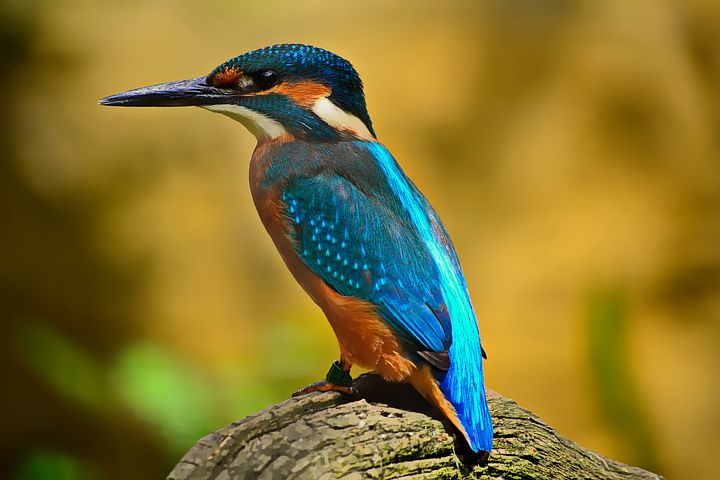
#> input picture images/bird.png, 720 x 480 px
$ jupyter execute 2348542_Lab_2.ipynb
#> lines starting #> are read from the running program, lines starting #| are printed output that depends on the picture
# Lab-2

Name: Purusharth Malik

Registration No.: 2348542

# Affine Transformations

[cell 1]
import numpy as np
import cv2
import matplotlib.pyplot as plt

def plot_image(img, title, og_im = cv2.cvtColor(cv2.imread('images/bird.png'), cv2.COLOR_BGR2RGB)):
    fig, ax = plt.subplots(1, 2)
    # Plotting the original image
    ax[0].imshow(og_im)
    ax[0].axis('off')

    # Plotting the new image
    ax[1].imshow(img)
    ax[1].axis('off')
    plt.title(title)
    plt.show()

[cell 2]
im = cv2.imread('images/bird.png')
#> im is the input picture: shape (480, 720, 3); mean B, G, R 46.8, 115.9, 132.8
im = cv2.cvtColor(im, cv2.COLOR_BGR2RGB)
plot_image(im, 'Original Image')
#> in plot_image, `plt.show()`:
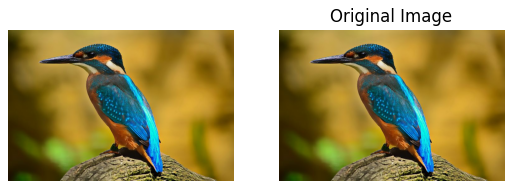
#> figure drawn by matplotlib, 2 panels

## Scaling

We have different interpolation techniques available that are used to resize an image from one pixel grid to another. Preferable methods are:

cv2.INTER_AREA -> shrinking

cv2.INTER_CUBIC (slow), cv2.INTER_LINEAR -> zooming

cv2.INTER_LINEAR -> default for both

[cell 3]
im1 = cv2.resize(im, (512, 256), interpolation = cv2.INTER_CUBIC)
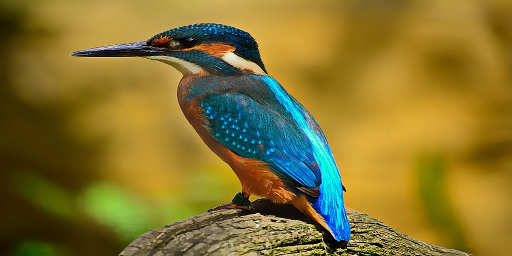
#> im1: shape (256, 512, 3); mean R, G, B 132.8, 115.9, 46.8
plot_image(im1, 'Scaling')
#> call 2 of plot_image, with title = 'Scaling'
#> in plot_image (call 2), `plt.show()`:
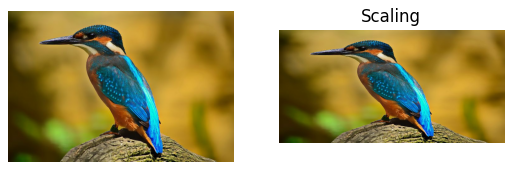
#> figure drawn by matplotlib, 2 panels

## Reflection

For reflection, we will use the same procedure as scaling, but we will only manipulate the y-coordinates (we will make them negative).

[cell 4]
rm = np.float32([[-1,0,im.shape[1]],
                 [0,1,0],
                 [0,0,1]])
#> rm = [[-1, 0, 720], [0, 1, 0], [0, 0, 1]]
im1 = cv2.warpPerspective(im, rm, im.shape[:-1][::-1])
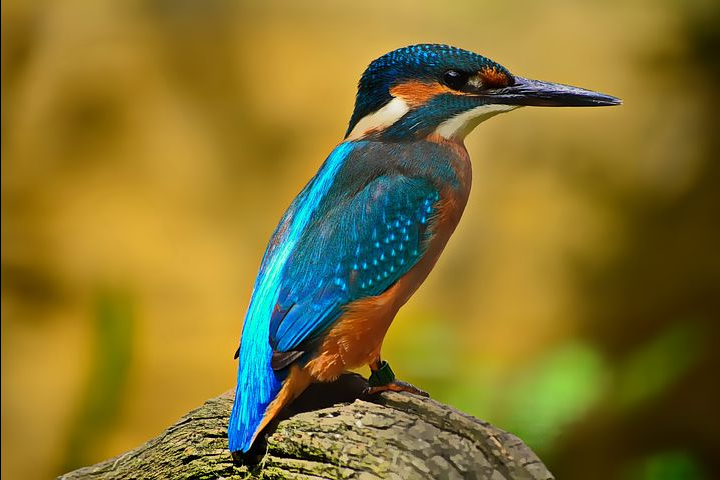
#> im1: shape (480, 720, 3); mean R, G, B 132.7, 115.8, 46.8
plot_image(im1, 'Reflection')

## Translation

Translation dealts with shifting an object's location. If we want to shift an image by ($t_{x}$, $t_{y}$) in the direction $(x, y)$, we have the transformation matrix as the identity matrix with the third column representing the $t_{x}$ and $t_{y}$.

[cell 5]
tm = np.float32([[1, 0, 150],
                 [0, 1, 200]])
im1 = cv2.warpAffine(im, tm, (im.shape)[:2][::-1])
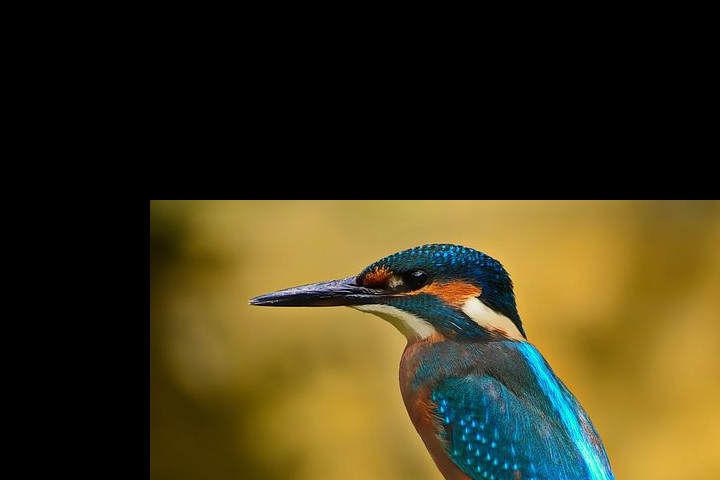
#> im1: shape (480, 720, 3); mean R, G, B 62.3, 54.6, 25
plot_image(im1, 'Translation')

## Rotation

For rotation, we know following the transformation matrix:

However, OpenCV provides scaled rotation with adjustible center of rotation, so the modified matrix becomes:

, where

[cell 6]
tm = cv2.getRotationMatrix2D(center= (im.shape[1]/2, im.shape[0]/2),
                             angle=90,
                             scale=1)
im1 = cv2.warpAffine(im, tm, im.shape[:2][::-1])
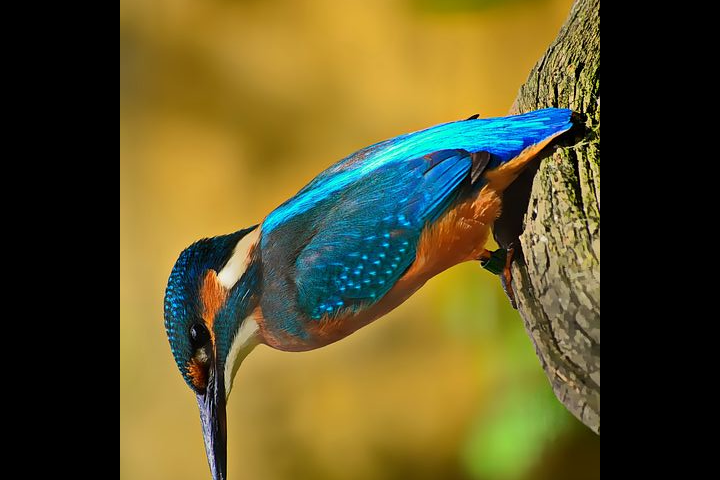
#> im1: shape (480, 720, 3); mean R, G, B 92.4, 83.9, 40.5
plot_image(im1, 'Rotation')

## Shear

[cell 7]
sm = np.float32([[1, 0.5, 0],
                 [0, 1, 0],
                 [0, 0, 1]])
im1 = cv2.warpPerspective(im, sm,im.shape[:-1][::-1])
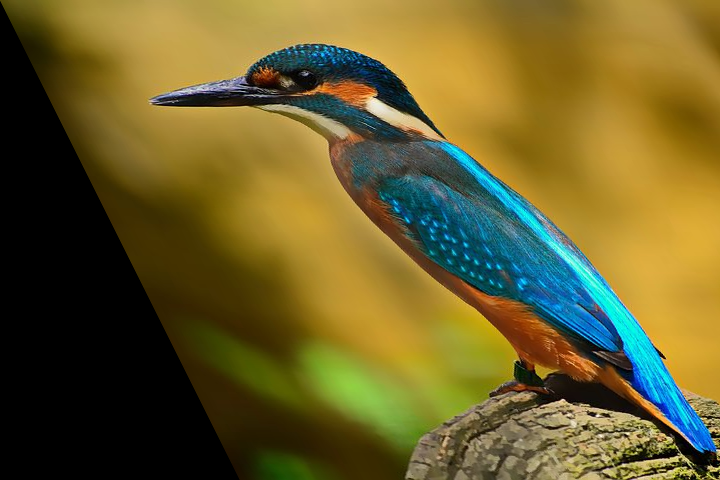
#> im1: shape (480, 720, 3); mean R, G, B 106.9, 95.6, 42.5
plot_image(im1, 'Shear')

## Affine

In affine transformations, all parallel lines are preserved. For the same, we have to take 3 points and their transformed co-ordinates.

[cell 8]
tm = cv2.getAffineTransform(np.float32([[50, 50], [200, 50], [50, 200]]),
                            np.float32([[10, 100], [200, 50], [100, 250]]))
im1 = cv2.warpAffine(im, tm, im.shape[:2][::-1])
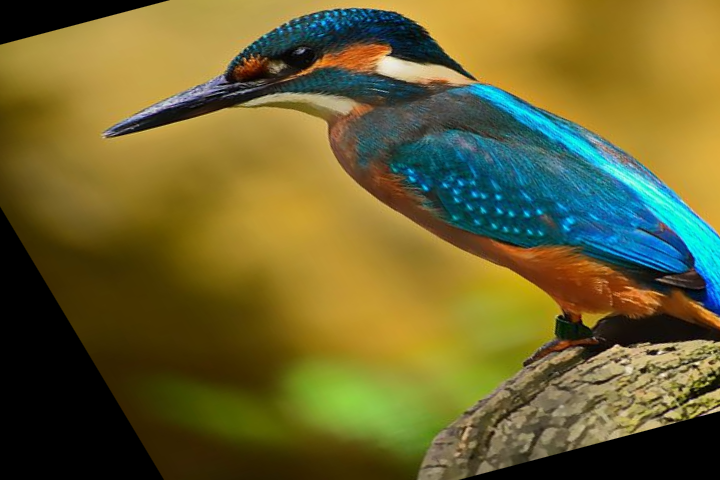
#> im1: shape (480, 720, 3); mean R, G, B 108, 99.9, 47.5
plot_image(im1, 'Affine')

$ run again, with images/linus.jpeg saved as images/bird.png
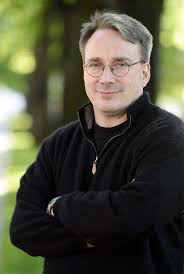
#> input picture images/linus.jpeg, 184 x 274 px
#> im is the input picture: shape (274, 184, 3); mean B, G, R 58.2, 76.6, 76.3
#> `im1 = cv2.warpPerspective(im, sm,im.shape[:-1][::-1])`:
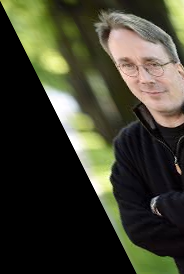
#> im1: shape (274, 184, 3); mean R, G, B 62.1, 62.1, 45.9
#> `im1 = cv2.warpAffine(im, tm, im.shape[:2][::-1])`:
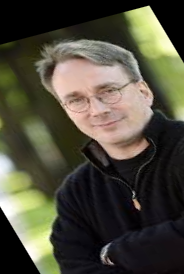
#> im1: shape (274, 184, 3); mean R, G, B 77.6, 74.6, 59.6
